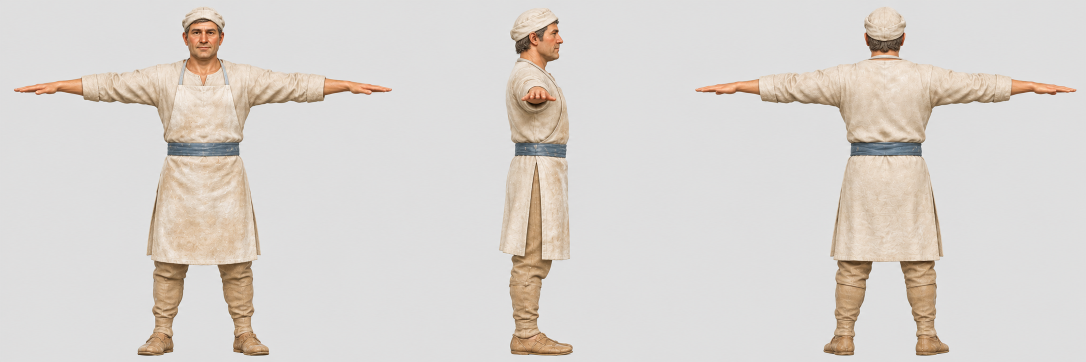
#> input picture assets-candidates/concepts/baker-tpose/01-orthographic-tpose.png, 2172 x 724 px, found by its file name (shown at 1/2 size)
$ python prepare_tpose_views.py
#> lines starting #> are read from the running program, lines starting #| are printed output that depends on the picture; after the words box and inside, x2 and y2 are one past the last pixel; in counts of white or black regions, pixels touching at a corner belong together
#> in main, rgb is the input picture: shape (724, 2172, 3); mean R, G, B 218.3, 213.2, 208.5
### tools/prepare_concept_views.py
"""Cuts the approved turnaround sheet into aligned transparent front, right and back views.

Usage: python -I tools/prepare_concept_views.py
"""
from collections import deque
from pathlib import Path

import numpy as np
from PIL import Image, ImageFilter

ROOT = Path(__file__).resolve().parent.parent
SOURCE = ROOT / "assets-candidates" / "concepts" / "woodcutter-approved" / "01-orthographic-turnaround.png"
OUTPUT = ROOT / "assets-candidates" / "hunyuan3d" / "woodcutter-v1" / "input"
SIZE = 1024
MARGIN = 0.07


def background_mask(rgb):
    """Finds the neutral studio background, including enclosed gaps such as between the legs."""
    border = np.concatenate((rgb[0], rgb[-1], rgb[:, 0], rgb[:, -1]))
    color = np.median(border, axis=0)
#> color = [223, 222, 222]
    signed = rgb.astype(np.int16)
    neutral = signed.max(axis=2) - signed.min(axis=2) <= 16
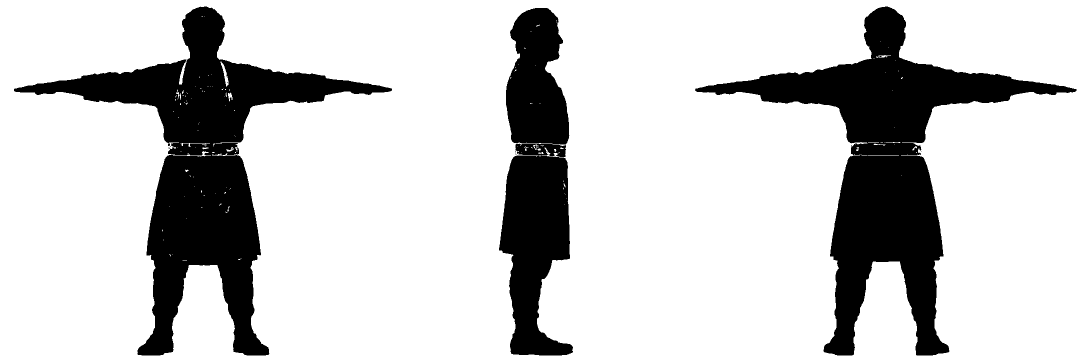
#> neutral: shape (724, 2172) bool (shown at 1/2 size); 79.8% white; 16 black regions (13 under 20 px), largest, box (x1, y1, x2, y2) and area: (1390, 13, 2153, 711) 125283, (28, 13, 784, 711) 125030, (998, 16, 1146, 711) 67514
    near = (np.abs(signed - color).max(axis=2) <= 34) & neutral
#> near: shape (724, 2172) bool; 79.6% white; 12 black regions (9 under 20 px), largest, box (x1, y1, x2, y2) and area: (28, 13, 784, 712) 126087, (1390, 13, 2153, 711) 126014, (998, 16, 1146, 712) 68238
    height, width = near.shape
#> height = 724; width = 2172
    seen = np.zeros_like(near)
    background = np.zeros_like(near)
    for start_y, start_x in zip(*np.nonzero(near)):
        if seen[start_y, start_x]:
            continue
        queue = deque([(int(start_y), int(start_x))])
        seen[start_y, start_x] = True
        region = []
        while queue:
            y, x = queue.popleft()
            region.append((y, x))
            for ny, nx in ((y + 1, x), (y - 1, x), (y, x + 1), (y, x - 1)):
                if 0 <= ny < height and 0 <= nx < width and near[ny, nx] and not seen[ny, nx]:
                    seen[ny, nx] = True
                    queue.append((ny, nx))
        touches_border = any(y in (0, height - 1) or x in (0, width - 1) for y, x in region)
        if touches_border or len(region) >= 90:
            ys, xs = zip(*region)
            background[list(ys), list(xs)] = True
#> this loop made 1252160 passes
#> touches_border on pass 1: True
#> background: shape (724, 2172) bool; 79.6% white; 12 black regions (9 under 20 px), largest, box (x1, y1, x2, y2) and area: (28, 13, 784, 712) 126419, (1390, 13, 2153, 711) 126102, (998, 16, 1146, 712) 68303
    return background


def column_groups(foreground):
    """Finds horizontally separated figures, ignoring tiny specks."""
    columns = foreground.sum(axis=0) > 2
    groups, start = [], None
    for x, used in enumerate(columns):
        if used and start is None:
            start = x
        if not used and start is not None:
            if x - start > 40:
                groups.append((start, x))
            start = None
#> this loop made 2172 passes
#> after the loop, groups = [(28, 784), (998, 1146), (1391, 2153)]
    if start is not None:
        groups.append((start, len(columns)))
    return groups


# [28 lines left out: function main, not called in this run]


# [2 lines that do not run on import are left out]

### tools/prepare_tpose_views.py
"""Cuts the T-pose concept sheet into same-scale front, right and back views for Hunyuan3D.

Usage: python -I tools/prepare_tpose_views.py <role> <role>-vN
"""
import sys
from pathlib import Path

import numpy as np
from PIL import Image, ImageFilter

ROOT = Path(__file__).resolve().parent.parent
sys.path.insert(0, str(ROOT / "tools"))
from prepare_concept_views import background_mask, column_groups  # noqa: E402

ROLE = sys.argv[1] if len(sys.argv) > 1 else "woodcutter"
VERSION = sys.argv[2] if len(sys.argv) > 2 else "woodcutter-v2"
SOURCE = ROOT / "assets-candidates" / "concepts" / f"{ROLE}-tpose" / "01-orthographic-tpose.png"
OUTPUT = ROOT / "assets-candidates" / "hunyuan3d" / VERSION / "input"
SIZE = 1024
MARGIN = 0.05


def body_axis(foreground, left, right, top, bottom):
    """Centers each view on the torso, so arms, toes and hair cannot shift it."""
    height = bottom - top
    band = foreground[top + int(height * 0.32):top + int(height * 0.55), left:right]
    columns = np.where(band.mean(axis=0) > 0.5)[0]
    return left + (columns[0] + columns[-1] + 1) / 2


def main():
    rgb = np.asarray(Image.open(SOURCE).convert("RGB"))
    foreground = ~background_mask(rgb)
    groups = column_groups(foreground)
#> groups = [(28, 784), (998, 1146), (1391, 2153)]
    if len(groups) != 3:
        raise SystemExit(f"Expected 3 figures, found {len(groups)} groups: {groups}")
    rows = np.where(foreground.any(axis=1))[0]
#> rows = 699 values from 13 to 711
    top, bottom = int(rows[0]), int(rows[-1]) + 1
#> top = 13; bottom = 712
    axes = [body_axis(foreground, left, right, top, bottom) for left, right in groups]
#> in body_axis, `height = bottom - top`: height = 699
#> in body_axis, `band = foreground[top + int(height * 0.32):top + int(height * 0.55), l..`: band: shape (161, 756) bool; 21.8% white; 1 white region, box (x1, y1, x2, y2) and area: (283, 0, 475, 161) 26569
#> in body_axis, `columns = np.where(band.mean(axis=0) > 0.5)[0]`: columns = 162 values from 298 to 459
#> call 2 of body_axis, with left = 998, right = 1146, top = 13, bottom = 712
#> in body_axis (call 2), `band = foreground[top + int(height * 0.32):top + int(height * 0.55), l..`:
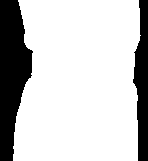
#> band: shape (161, 148) bool; 78.1% white; 2 black regions, box (x1, y1, x2, y2) and area: (0, 0, 33, 161) 3517, (133, 0, 148, 161) 1697
#> in body_axis (call 2), `columns = np.where(band.mean(axis=0) > 0.5)[0]`: columns = 116 values from 22 to 137
#> call 3 of body_axis, with left = 1391, right = 2153, top = 13, bottom = 712
#> in body_axis (call 3), `band = foreground[top + int(height * 0.32):top + int(height * 0.55), l..`:
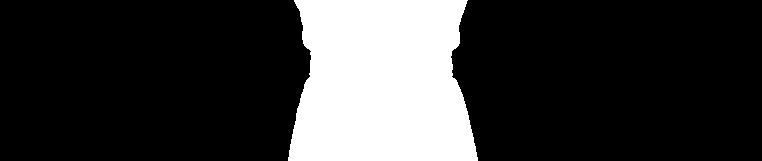
#> band: shape (161, 762) bool; 21.5% white; 1 white region, box (x1, y1, x2, y2) and area: (288, 0, 478, 161) 26325
#> in body_axis (call 3), `columns = np.where(band.mean(axis=0) > 0.5)[0]`: columns = 162 values from 301 to 462
#> axes = [407, 1078, 1773]
    half_width = max(max(axis - left, right - axis) for axis, (left, right) in zip(axes, groups))
#> half_width = 382
    extent = max(bottom - top, half_width * 2)
#> extent = 764
    scale = SIZE * (1 - 2 * MARGIN) / extent
#> scale = 1.21
    alpha = Image.fromarray((foreground * 255).astype(np.uint8)).filter(ImageFilter.MinFilter(3)).filter(ImageFilter.GaussianBlur(0.6))
    rgba = Image.fromarray(rgb).convert("RGBA")
    rgba.putalpha(alpha)
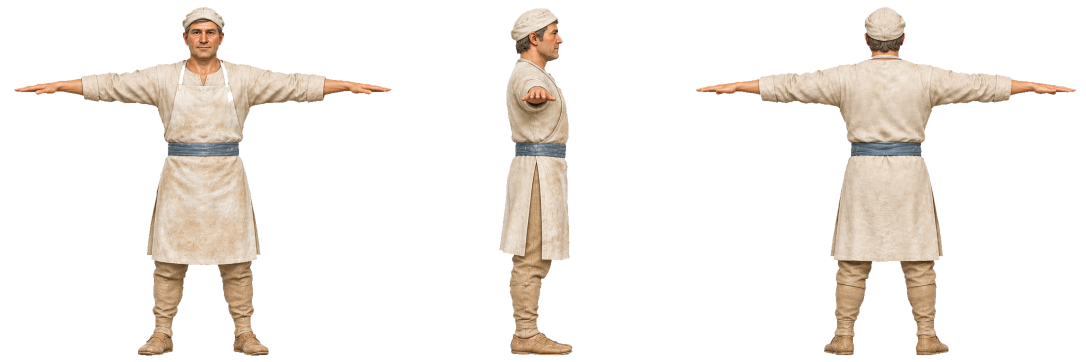
#> rgba: PIL image 2172x724 RGBA (shown at 1/2 size); mean R, G, B, A 218.3, 213.2, 208.5, 50.4; transparent parts drawn white
    OUTPUT.mkdir(parents=True, exist_ok=True)
    y = round((SIZE - (bottom - top) * scale) / 2)
#> y = 90
    for name, axis, (left, right) in zip(("front", "right", "back"), axes, groups):
        crop = rgba.crop((left, top, right, bottom))
        crop = crop.resize((round(crop.width * scale), round(crop.height * scale)), Image.Resampling.LANCZOS)
        canvas = Image.new("RGBA", (SIZE, SIZE), (0, 0, 0, 0))
        canvas.alpha_composite(crop, (round(SIZE / 2 - (axis - left) * scale), y))
        canvas.save(OUTPUT / f"{name}.png")
        print(name, "source_x", left, right, "axis", axis, "output", crop.size)
#> this loop made 3 passes
#> (name, axis, left, right) on passes 1 to 3: ('front', 407, 28, 784), ('right', 1078, 998, 1146), ('back', 1773, 1391, 2153)
#| front source_x 28 784 axis 407.0 output (912, 843)
#| right source_x 998 1146 axis 1078.0 output (179, 843)
#| back source_x 1391 2153 axis 1773.0 output (919, 843)
#> pass 1, in main, `canvas.save(OUTPUT / f"{name}.png")`:
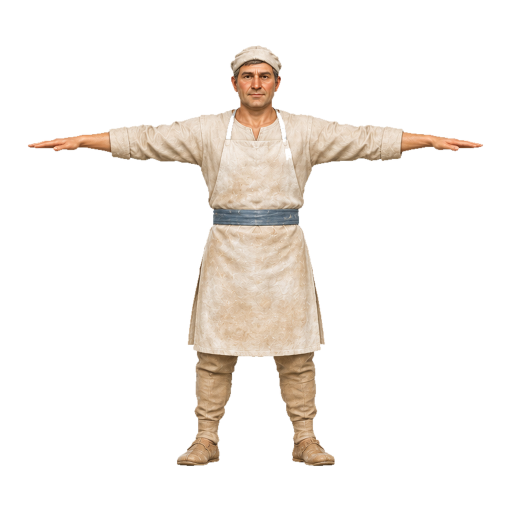
#> saved as front.png: PIL image 1024x1024 RGBA (shown at 1/2 size); mean R, G, B, A 36.6, 32.2, 28, 43.2; transparent parts drawn white
#> after the loop:
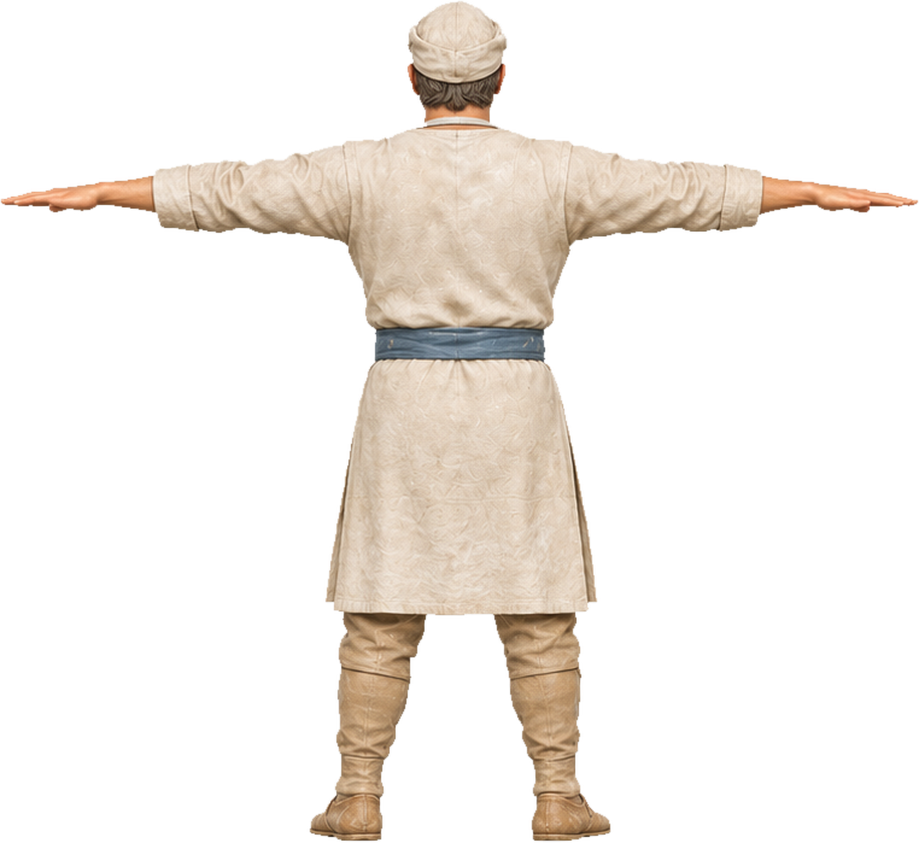
#> crop: PIL image 919x843 RGBA; mean R, G, B, A 49.3, 44.1, 38.7, 58.5; transparent parts drawn white
    preview = Image.new("RGB", (SIZE * 3 // 2, SIZE // 2), (92, 132, 62))
    for i, name in enumerate(("front", "right", "back")):
        view = Image.open(OUTPUT / f"{name}.png").resize((SIZE // 2, SIZE // 2), Image.Resampling.LANCZOS)
        preview.paste(view, (i * SIZE // 2, 0), view)
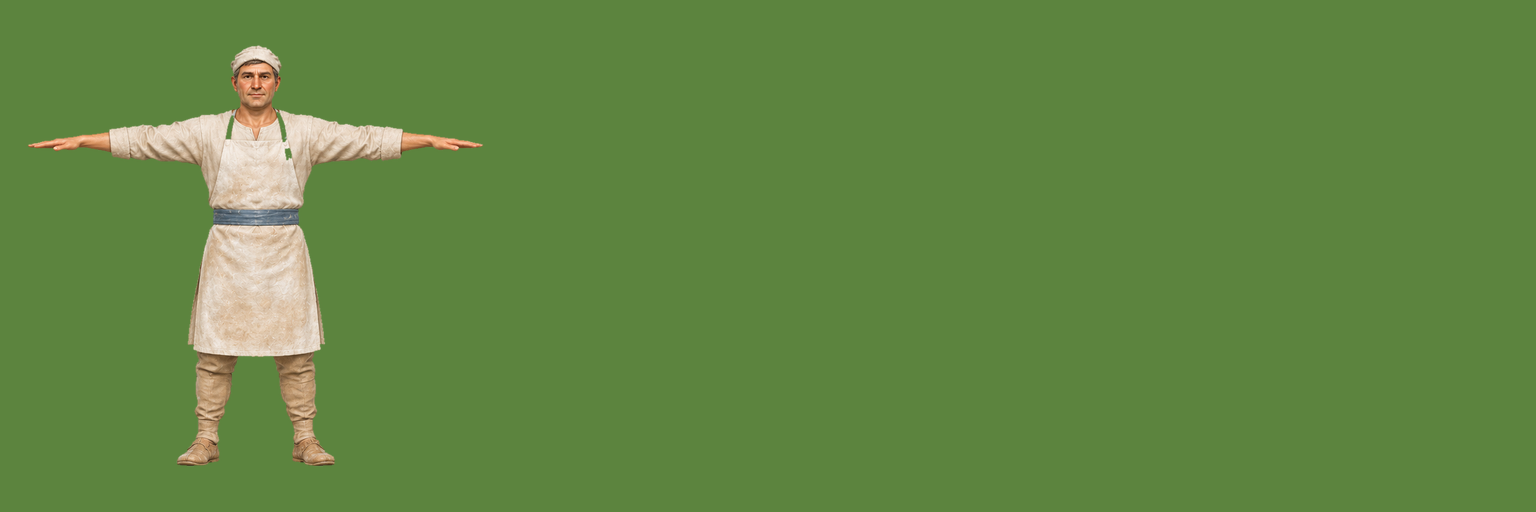
#> preview: PIL image 1536x512 RGB; mean R, G, B 98.3, 134.7, 67.3
    preview.save(OUTPUT / "check.png")
    print("scale", round(scale, 3), "figure_height", bottom - top)
#| scale 1.206 figure_height 699


if __name__ == "__main__":
    main()
